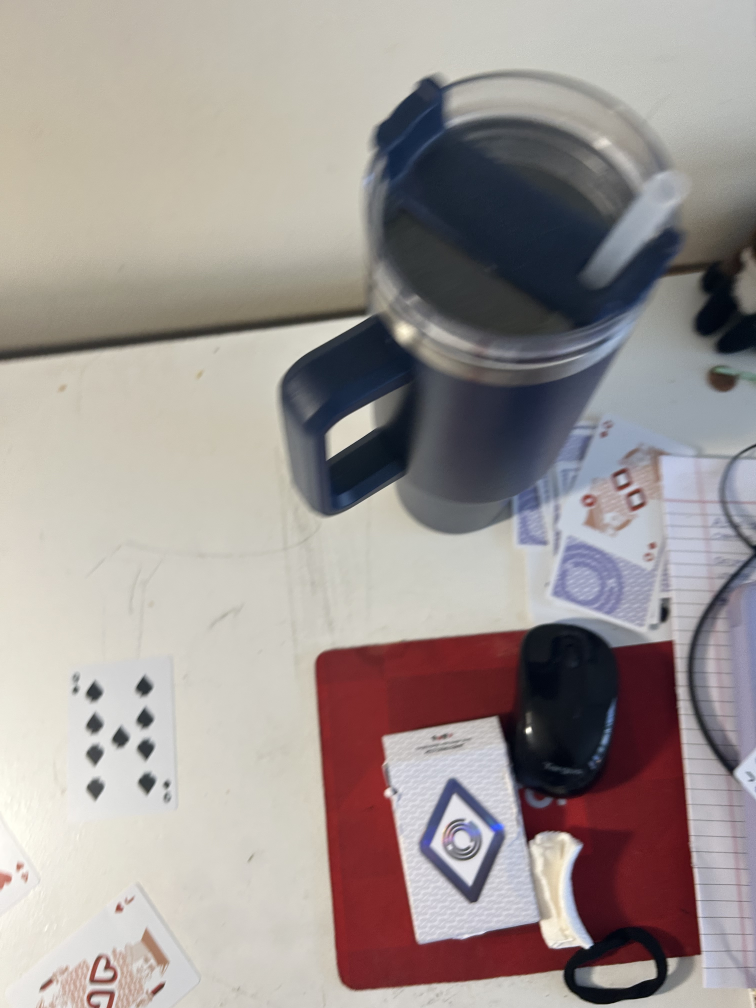
#> input picture IMG_4940.jpeg, 3024 x 4032 px (shown at 1/4 size)
$ python -i main_UI.py   (imports and definitions only)
#> lines starting #> are read from the running program, lines starting #| are printed output that depends on the picture; after the words box and inside, x2 and y2 are one past the last pixel; in counts of white or black regions, pixels touching at a corner belong together
#> further down, picture is the input picture: shape (4032, 3024, 3); mean B, G, R 147.4, 149.9, 158.2
import os
import cv2
import tempfile
import numpy as np
import streamlit as st

# [1 line not run here, left out]

# [1 line that did not run here, left out]

# [1 line not run here, left out]

def t(img):
    return cv2.resize(img, (400, 300))

def label(img, text):
    out = img.copy()
    cv2.rectangle(out, (0,0), (len(text)*11+10, 28), (0,0,0), -1)
    cv2.putText(out, text, (5,20), cv2.FONT_HERSHEY_SIMPLEX,
                0.6, (255,255,255), 1)
    return out

def process_frame(image):
    image = cv2.resize(image, (800, 600))

    gray = cv2.cvtColor(image, cv2.COLOR_BGR2GRAY)
    blur = cv2.GaussianBlur(gray, (5, 5), 0)

    edges = cv2.Canny(blur, 50, 150)
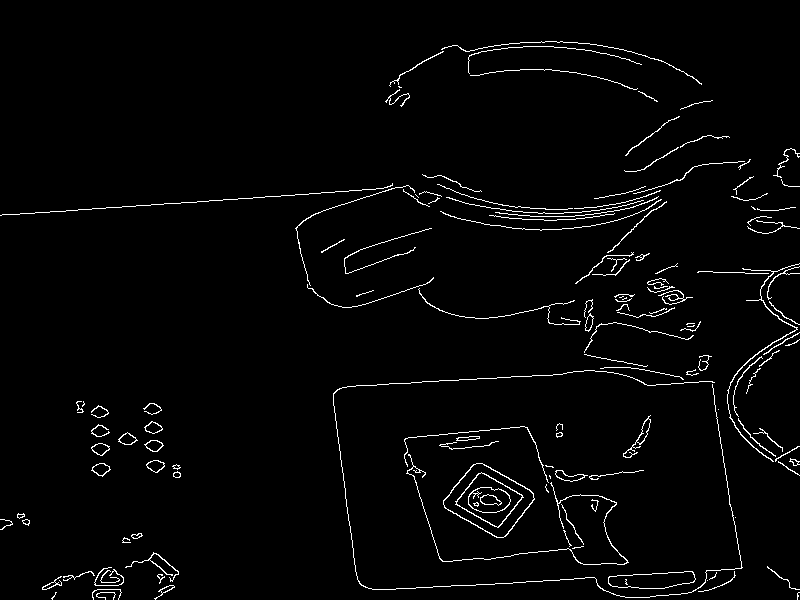
#> edges: shape (600, 800); 2.4% white in thin lines or dots
    edge_dilated = cv2.dilate(edges, np.ones((15,15), np.uint8))
#> edge_dilated: shape (600, 800); 28.7% white; 7 white regions, largest, box (x1, y1, x2, y2) and area: (0, 93, 800, 600) 110840, (378, 34, 709, 114) 11955, (69, 394, 188, 485) 6835

    # Apply Harris corner detection, keep strong corners on edges and extract their coordinates
    harris = cv2.cornerHarris(np.float32(gray), 4, 3, 0.04)
    harris = cv2.dilate(harris, None)
    harris_mask = (harris > 0.01 * harris.max()) & (edge_dilated > 0)
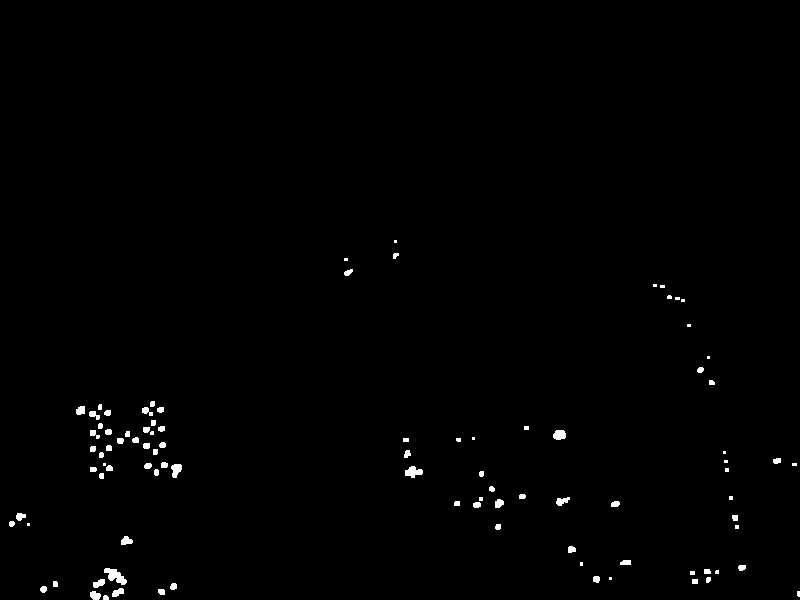
#> harris_mask: shape (600, 800) bool; 0.72% white; 94 white regions (25 under 20 px), largest, box (x1, y1, x2, y2) and area: (104, 568, 127, 585) 202, (405, 466, 423, 478) 137, (553, 430, 566, 440) 108
    coords = np.argwhere(harris_mask)
#> coords = 3433 pairs, first value 240 to 599, second value 9 to 799

    # Detect Shi-Tomasi corners, filter those on edges and store their pixel coordinates
    shi_pts = cv2.goodFeaturesToTrack(gray, 100, 0.01, 10)
#> shi_pts = 100 rows, first 8: [556, 435], [626, 561], [111, 576], [114, 593], [595, 578], [173, 585], [706, 571], [101, 581]

    shi_corners = []
    if shi_pts is not None:
        for c in shi_pts:
            x, y = c.ravel().astype(int)
            if edge_dilated[y, x] > 0:
                shi_corners.append((x, y))
#> this loop made 100 passes
#> after the loop, shi_corners = 100 pairs, first value 5 to 796, second value 88 to 598

    p1 = label(t(image), "Original")
    p2 = label(t(cv2.cvtColor(edges, cv2.COLOR_GRAY2BGR)), "Canny")
#> call 2 of label, with text = 'Canny'
#> in label (call 2), `cv2.putText(out, text, (5,20), cv2.FONT_HERSHEY_SIMPLEX, 0.6, (255,255..`:
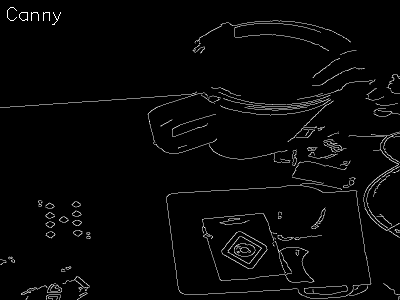
#> out: shape (300, 400, 3); min 0, max 255, mean 6.3

    harris_out = image.copy()
    for y, x in coords[::6]:
        cv2.circle(harris_out, (x,y), 2, (0,0,255), -1)
#> this loop made 573 passes
#> (y, x) on passes 1 to 3: (240, 394), (242, 394), (253, 397)
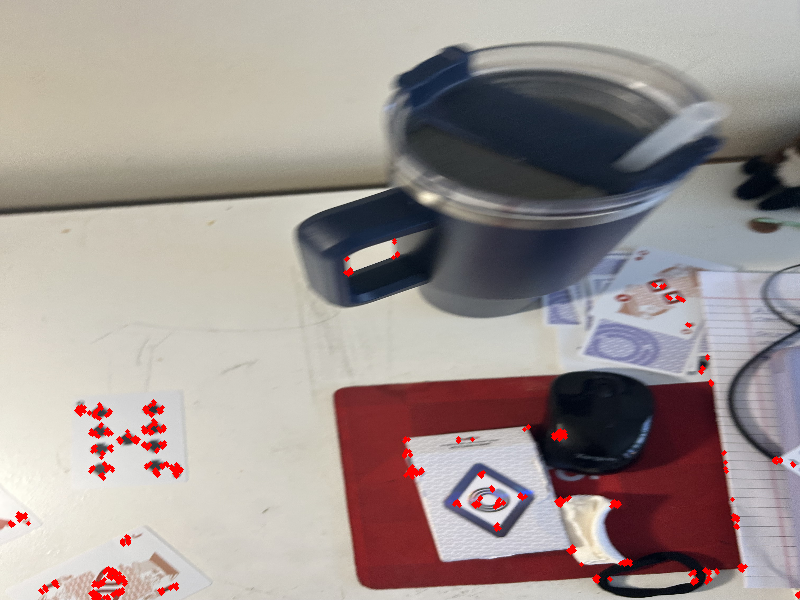
#> harris_out: shape (600, 800, 3); mean of channels 0, 1, 2 145.9, 148.5, 159.1; drawn as B, G, R
    p3 = label(t(harris_out), "Harris")

    shi_out = image.copy()
    for (x,y) in shi_corners:
        cv2.circle(shi_out, (x,y), 4, (0,255,255), -1)
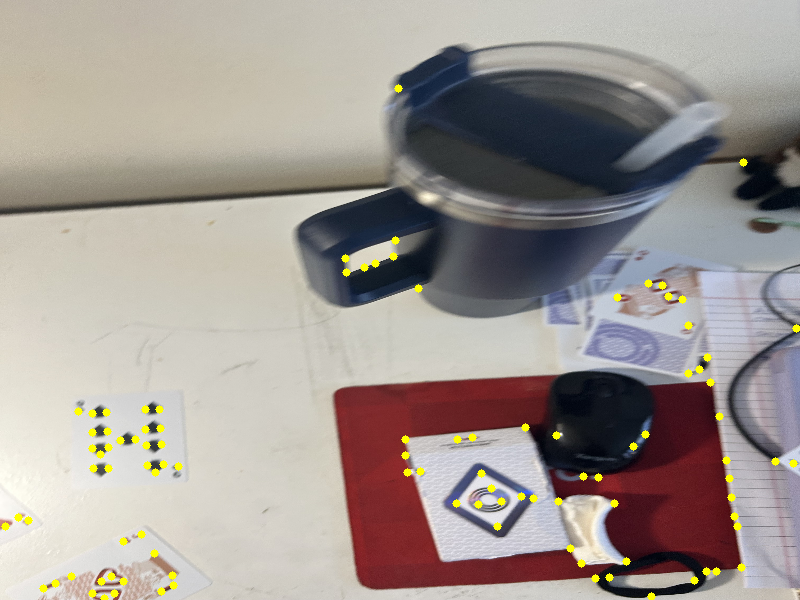
#> shi_out: shape (600, 800, 3); mean of channels 0, 1, 2 145.9, 151.1, 159.2; drawn as B, G, R
    p4 = label(t(shi_out), "Shi-Tomasi")

    combined = image.copy()
    for y, x in coords[::6]:
        cv2.circle(combined, (x,y), 2, (0,0,255), -1)
    for (x,y) in shi_corners:
        cv2.circle(combined, (x,y), 4, (0,255,255), 1)
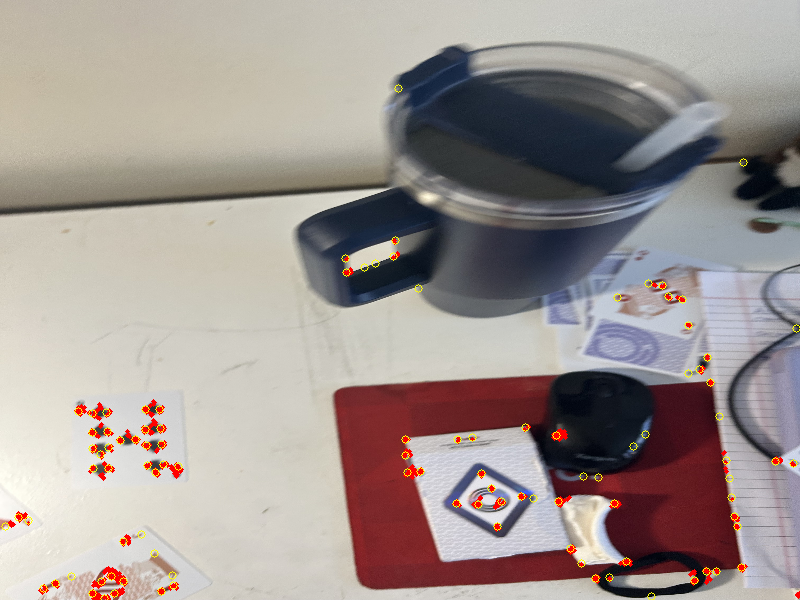
#> combined: shape (600, 800, 3); 0.41% of pixels changed, all inside (x1, y1, x2, y2) = (1, 84, 800, 600); drawn as B, G, R
    p5 = label(t(combined), "Combined")

    empty = np.zeros_like(p1)

    grid = np.vstack([
        np.hstack([p1, p2, p3]),
        np.hstack([p4, p5, empty])
    ])
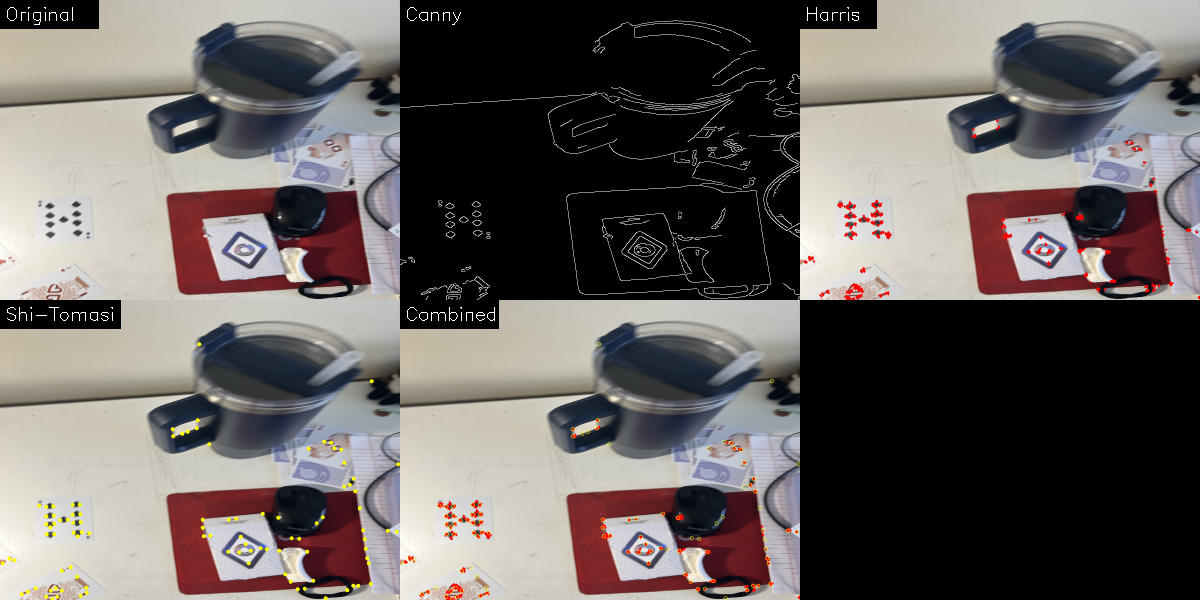
#> grid: shape (600, 1200, 3); mean of channels 0, 1, 2 96.1, 98.2, 104.3; drawn as B, G, R

    return grid


# [53 lines not run here, left out]

>>> import cv2
>>> picture = cv2.imread('IMG_4940.jpeg')
>>> result = process_frame(picture)

$ run again, on IMG_4951.jpeg
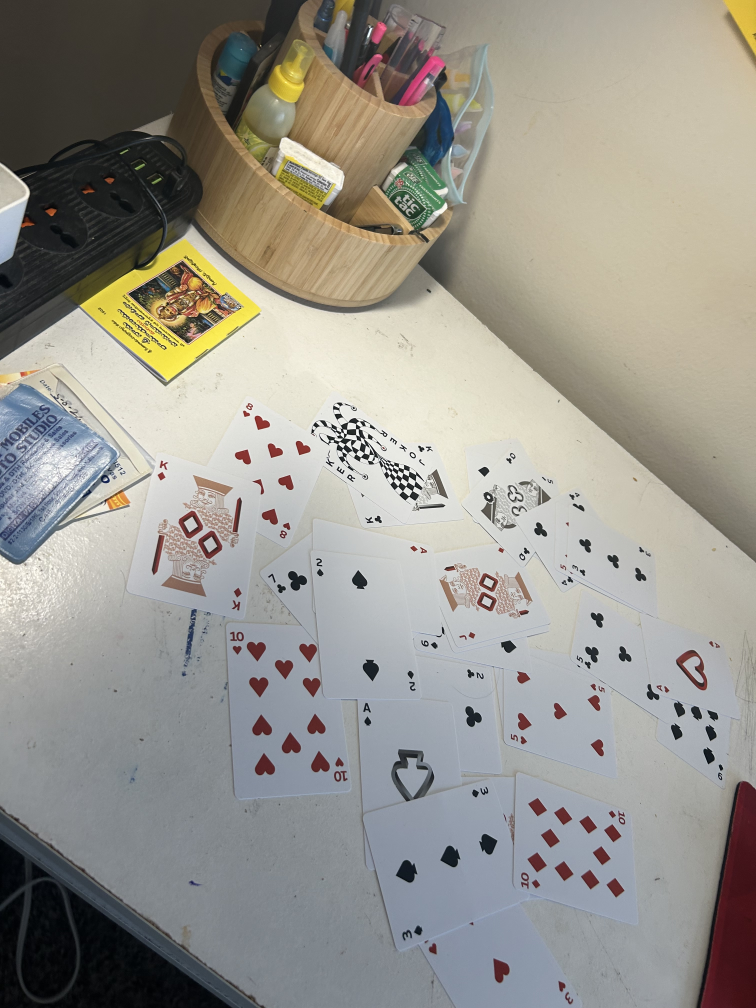
#> input picture IMG_4951.jpeg, 3024 x 4032 px (shown at 1/4 size)
#> picture is the input picture: shape (4032, 3024, 3); mean B, G, R 141.6, 149.3, 151.9
#> edges: shape (600, 800); 4.3% white in thin lines or dots
#> edge_dilated: shape (600, 800); 38.4% white; 27 white regions, largest, box (x1, y1, x2, y2) and area: (0, 0, 800, 350) 86079, (153, 232, 481, 575) 37851, (425, 262, 593, 419) 12893
#> harris_mask: shape (600, 800) bool; 5.6% white; 269 white regions (51 under 20 px), largest, box (x1, y1, x2, y2) and area: (328, 238, 477, 307) 4331, (124, 150, 259, 213) 3812, (535, 282, 588, 310) 741
#> coords = 27017 pairs, first value 13 to 598, second value 0 to 767
#> shi_pts = 100 rows, first 8: [420, 282], [408, 280], [378, 268], [429, 289], [359, 259], [376, 258], [386, 253], [355, 247]
#> the loop in process_frame, `for c in shi_pts:` made 100 passes
#> after the loop in process_frame, `for c in shi_pts:`: shi_corners = 100 pairs, first value 115 to 761, second value 174 to 511
#> in label (call 2), `cv2.putText(out, text, (5,20), cv2.FONT_HERSHEY_SIMPLEX, 0.6, (255,255..`:
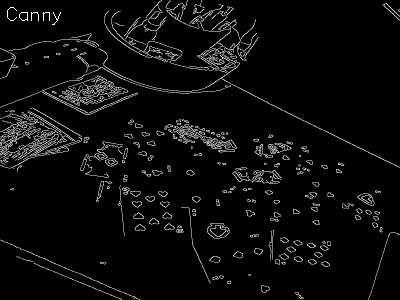
#> out: shape (300, 400, 3); min 0, max 255, mean 11.2
#> the loop in process_frame, `for y, x in coords[::6]:` made 4503 passes
#> (y, x) on passes 1 to 3: (13, 367), (14, 368), (15, 368)
#> the loop in process_frame, `for (x,y) in shi_corners:` made 100 passes
#> in process_frame, `grid = np.vstack([ np.hstack([p1, p2, p3]), np.hstack([p4, p5, empty])..`:
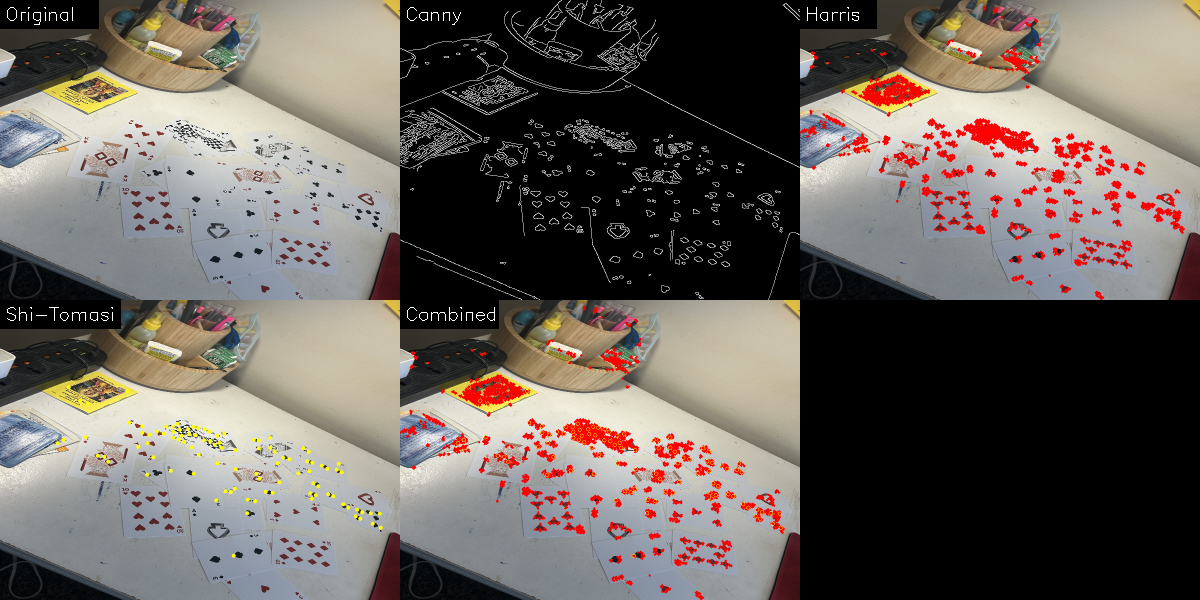
#> grid: shape (600, 1200, 3); mean of channels 0, 1, 2 92.4, 97.8, 104.9; drawn as B, G, R

$ run again, on IMG_4985.jpeg
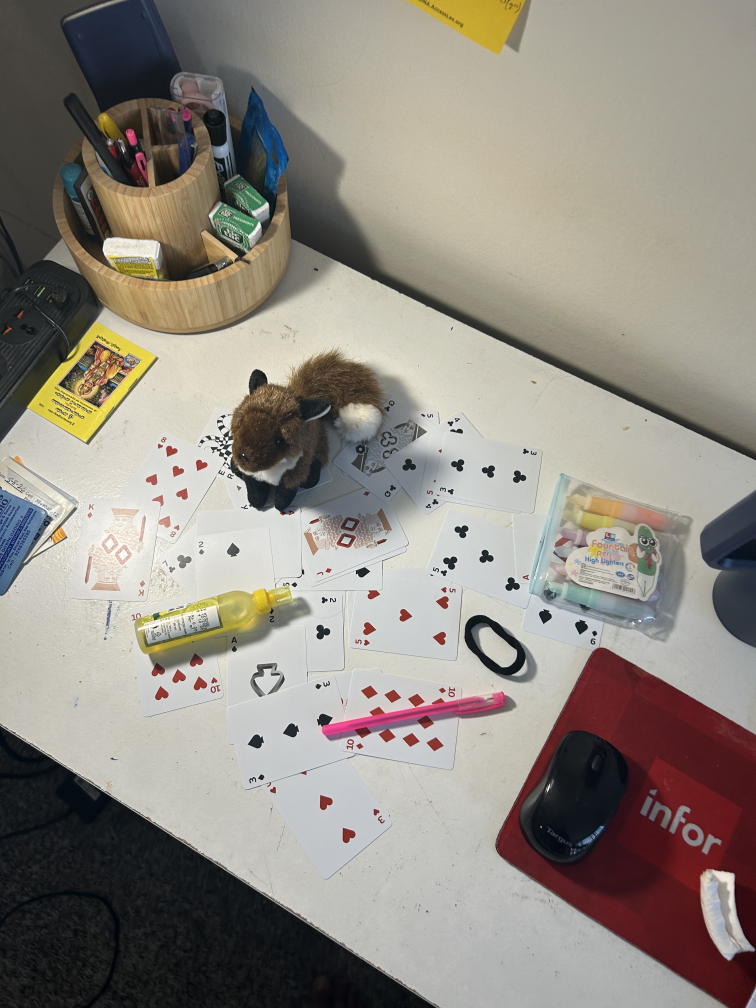
#> input picture IMG_4985.jpeg, 3024 x 4032 px (shown at 1/4 size)
#> picture is the input picture: shape (4032, 3024, 3); mean B, G, R 130.3, 138.8, 144.9
#> edges: shape (600, 800); 4% white in thin lines or dots
#> edge_dilated: shape (600, 800); 39.6% white; 17 white regions, largest, box (x1, y1, x2, y2) and area: (82, 202, 800, 600) 97238, (0, 0, 800, 362) 65871, (0, 424, 472, 600) 9623
#> harris_mask: shape (600, 800) bool; 4.9% white; 264 white regions (61 under 20 px), largest, box (x1, y1, x2, y2) and area: (55, 199, 144, 255) 2294, (209, 245, 250, 288) 954, (127, 476, 271, 532) 902
#> coords = 23568 pairs, first value 68 to 599, second value 0 to 799
#> shi_pts = 100 rows, first 8: [535, 349], [521, 332], [320, 341], [483, 333], [377, 340], [335, 376], [543, 285], [494, 314]
#> the loop in process_frame, `for c in shi_pts:` made 100 passes
#> after the loop in process_frame, `for c in shi_pts:`: shi_corners = 100 pairs, first value 63 to 631, second value 128 to 493
#> the loop in process_frame, `for y, x in coords[::6]:` made 3928 passes
#> (y, x) on passes 1 to 3: (68, 236), (69, 238), (71, 237)
#> the loop in process_frame, `for (x,y) in shi_corners:` made 100 passes
#> after the loop in process_frame, `for (x,y) in shi_corners:`:
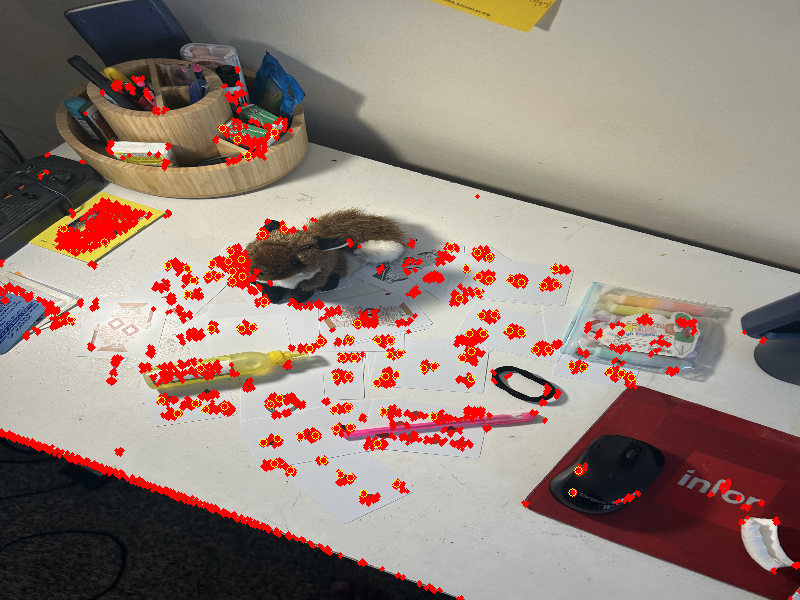
#> combined: shape (600, 800, 3); mean of channels 0, 1, 2 121.6, 130.6, 150.8; drawn as B, G, R
#> in process_frame, `grid = np.vstack([ np.hstack([p1, p2, p3]), np.hstack([p4, p5, empty])..`:
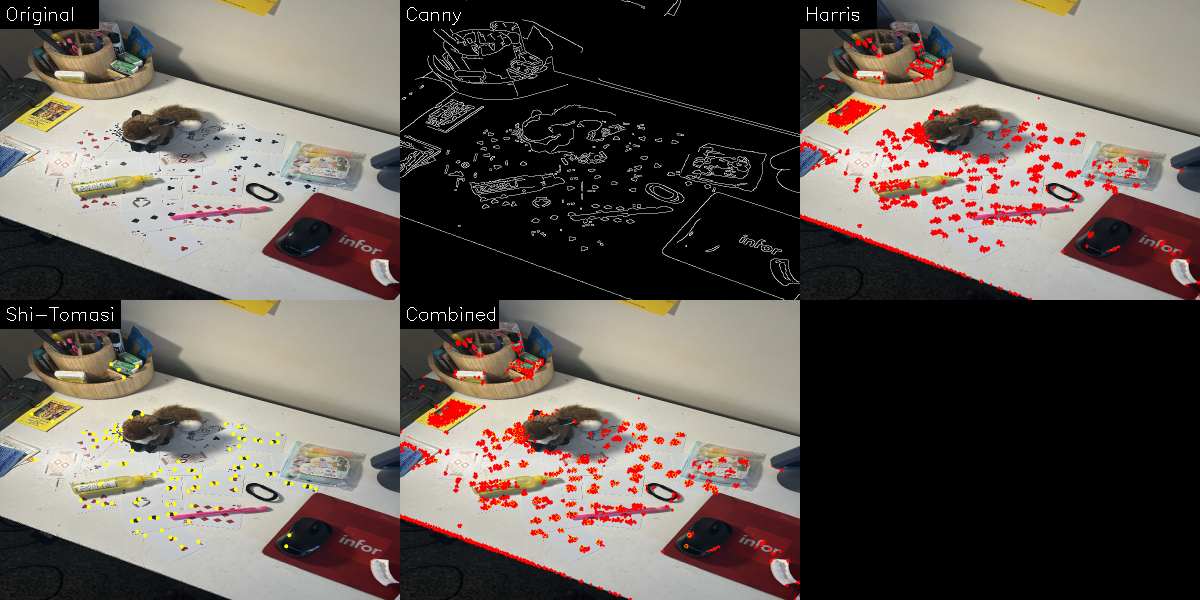
#> grid: shape (600, 1200, 3); mean of channels 0, 1, 2 84.8, 91, 99.9; drawn as B, G, R
